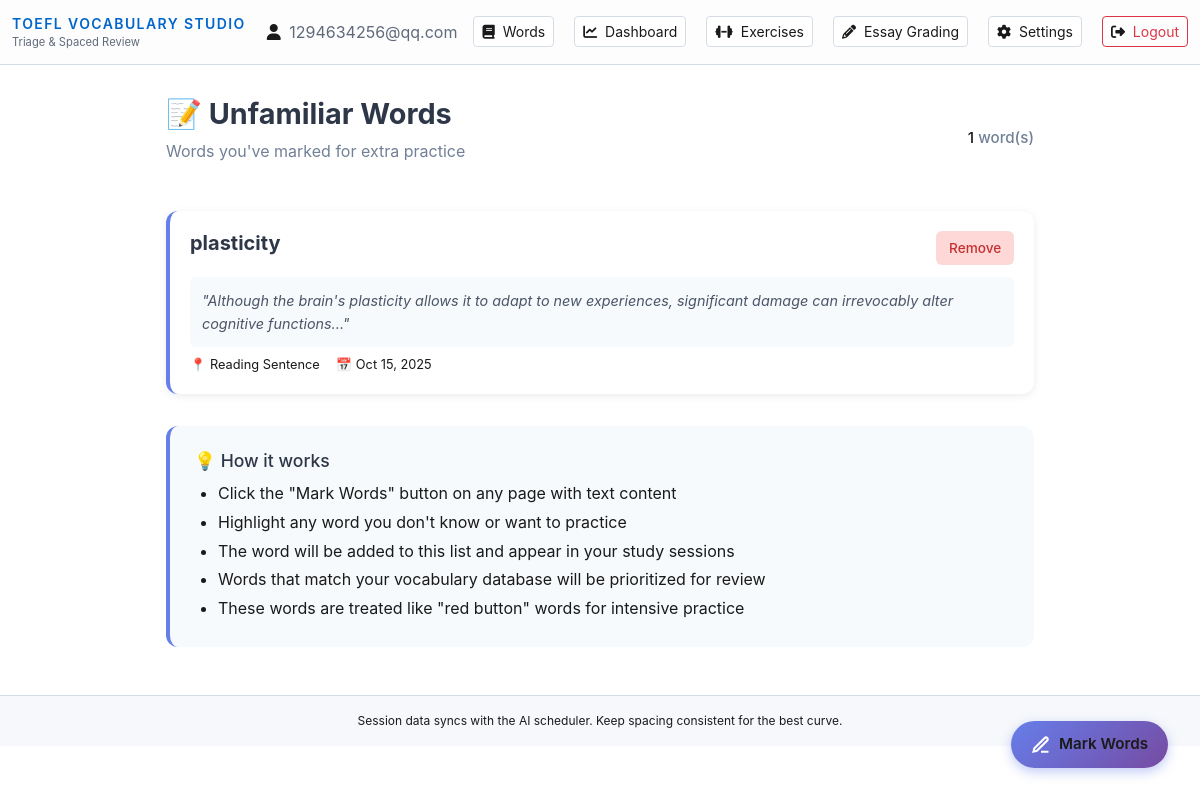
/vocab/unfamiliar-words (signed in), run on an earlier commit of the app's database.
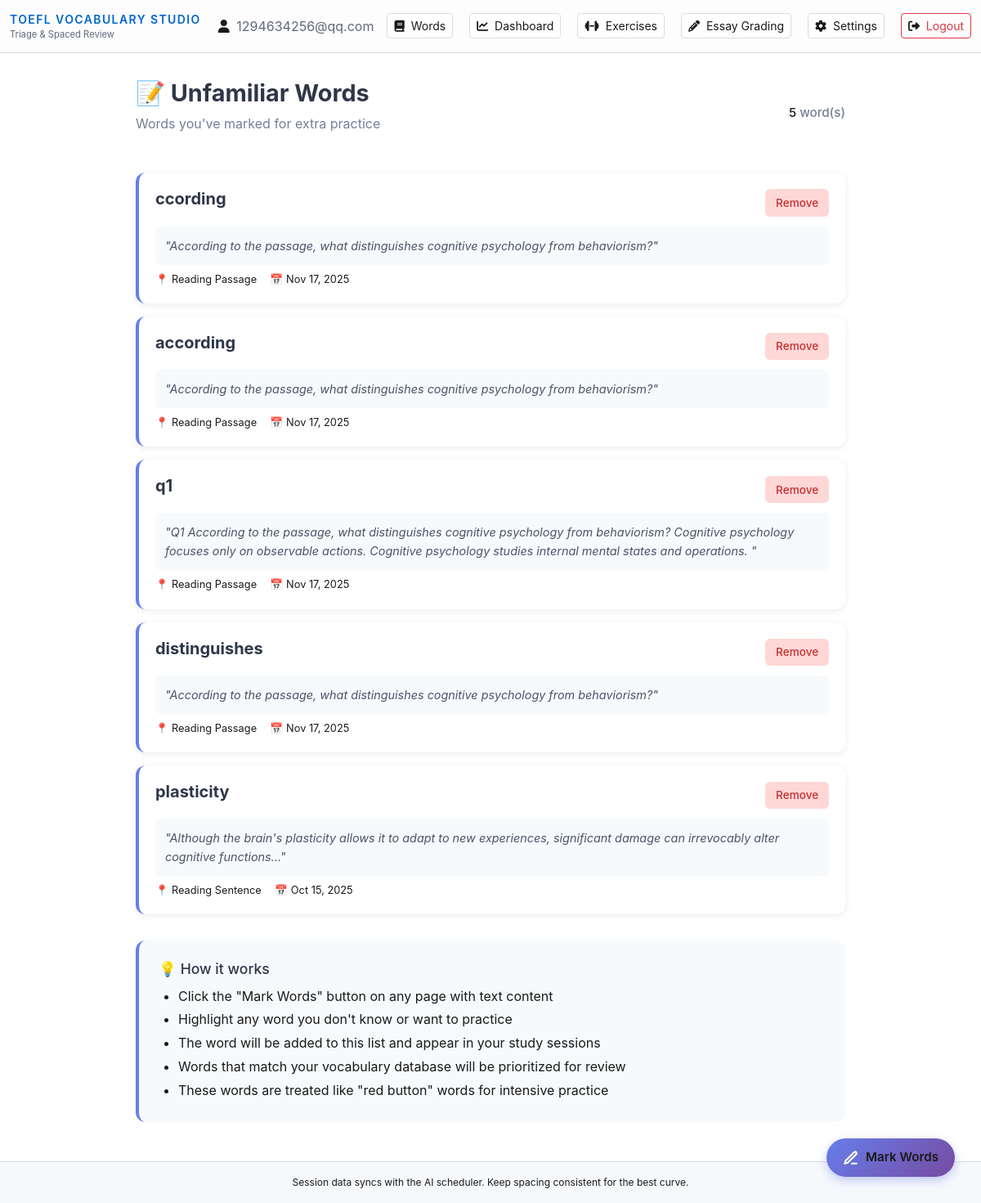
And on a later commit of the database.
### models.py (models this page shows, shortened)
class User(db.Model):
    __tablename__ = 'users'
    id = db.Column(db.Integer, primary_key=True, index=True)
    email = db.Column(db.String(255), unique=True, index=True, nullable=False)
    password_hash = db.Column(db.String(255), nullable=False)
    daily_goal = db.Column(db.Integer, default=20, nullable=False)
    created_at = db.Column(db.DateTime(timezone=True), default=utcnow, nullable=False)
    words = db.relationship('UserWord', back_populates='user', cascade='all, delete-orphan')
    reviews = db.relationship('ReviewLog', back_populates='user', cascade='all, delete-orphan')

class UnfamiliarWord(db.Model):
    __tablename__ = 'unfamiliar_words'
    __table_args__ = (
        db.UniqueConstraint('user_id', 'word_text', name='uq_user_unfamiliar_word'),
    )
    id = db.Column(db.Integer, primary_key=True)
    user_id = db.Column(db.Integer, db.ForeignKey('users.id', ondelete='CASCADE'), nullable=False)
    word_text = db.Column(db.String(255), nullable=False, index=True)
    context = db.Column(db.Text, nullable=True)  # The sentence/paragraph where the word was found
    source = db.Column(db.String(100), nullable=True)  # e.g., 'reading_passage', 'exercise', etc.
    created_at = db.Column(db.DateTime(timezone=True), default=utcnow, nullable=False)
    user = db.relationship('User', backref='unfamiliar_words')

### app.py (the view)
@app.route('/vocab/unfamiliar-words')
@login_required
def unfamiliar_words_page():
    user = get_current_user()
    if not user:
        return redirect(url_for('login'))
    words = UnfamiliarWord.query.filter_by(user_id=user.id).order_by(
        UnfamiliarWord.created_at.desc()
    ).all()
    return render_template('unfamiliar_words.html', user=user, words=words)

### app.py (called while the page is built)
@app.before_request
def _assign_request_id():
    rid = request.headers.get("X-Request-Id") or request.headers.get("CF-Ray") or uuid4().hex[:12]
    g.request_id = rid
    g._request_start = time.monotonic()

@app.after_request
def _log_request(response):
    start = getattr(g, "_request_start", None)
    if start is not None:
        elapsed_ms = int((time.monotonic() - start) * 1000)
        current_app.logger.info("%s %s -> %s (%sms)", request.method, request.path, response.status_code, elapsed_ms)
    response.headers["X-Request-Id"] = getattr(g, "request_id", "-")
    return response

### utils.py (called while the page is built)
def login_required(f):
    @wraps(f)
    def decorated_function(*args, **kwargs):
        if 'user_id' not in session:
            flash('Please log in to access this page.', 'warning')
            return redirect(url_for('login'))
        return f(*args, **kwargs)
    return decorated_function

def get_current_user():
    user_id = session.get('user_id')
    if user_id:
        return User.query.get(user_id)
    return None

### templates/unfamiliar_words.html (shortened to what this page needs)
{% extends "base.html" %}
{% block head %}
<link rel="stylesheet" href="{{ url_for('static', filename='css/unfamiliar_words.css') }}">
{% endblock %}
{% block content %}
<div class="unfamiliar-words-container">
    <div class="unfamiliar-words-header">
        <div>
            <h2>📝 Unfamiliar Words</h2>
            <p style="color: #718096; margin-top: 0.5rem;">Words you've marked for extra practice</p>
        </div>
        <div class="unfamiliar-words-count">
            <span id="word-count">{{ words|length }}</span> word(s)
        </div>
    </div>
    {% if words %}
    <div class="unfamiliar-words-list" id="words-list">
        {% for uw in words %}
        <div class="unfamiliar-word-card" data-word-id="{{ uw.id }}">
            <div class="unfamiliar-word-header">
                <h3 class="unfamiliar-word-text">{{ uw.word_text }}</h3>
                <div class="unfamiliar-word-actions">
                    <button class="unfamiliar-word-btn btn-remove" onclick="removeWord({{ uw.id }}, '{{ uw.word_text }}')">
                        Remove
                    </button>
                </div>
            </div>
            {% if uw.context %}
            <div class="unfamiliar-word-context">
                "{{ uw.context }}"
            </div>
            {% endif %}
            <div class="unfamiliar-word-meta">
                {% if uw.source %}
                <div class="unfamiliar-word-source">
                    <span>📍</span>
                    <span>{{ uw.source|replace('_', ' ')|title }}</span>
                </div>
                {% endif %}
                <div class="unfamiliar-word-date">
                    <span>📅</span>
                    <span>{{ uw.created_at.strftime('%b %d, %Y') }}</span>
                </div>
            </div>
        </div>
        {% endfor %}
    </div>
    {% endif %}
    <div style="margin-top: 2rem; padding: 1.5rem; background: #f7fafc; border-radius: 0.75rem; border-left: 4px solid #667eea;">
        <h4 style="margin: 0 0 0.5rem 0; color: #2d3748; font-size: 1.1rem;">💡 How it works</h4>
        <ul style="margin: 0; padding-left: 1.5rem; color: #4a5568; line-height: 1.8;">
            <li>Click the "Mark Words" button on any page with text content</li>
            <li>Highlight any word you don't know or want to practice</li>
            <li>The word will be added to this list and appear in your study sessions</li>
            <li>Words that match your vocabulary database will be prioritized for review</li>
            <li>These words are treated like "red button" words for intensive practice</li>
        </ul>
    </div>
</div>
{% endblock %}

### templates/base.html (shortened to what this page needs)
<!DOCTYPE html>
<html lang="en">
<head>
    <link href="https://cdn.jsdelivr.net/npm/bootstrap@5.3.2/dist/css/bootstrap.min.css" rel="stylesheet">
    <link href="https://cdnjs.cloudflare.com/ajax/libs/font-awesome/6.4.0/css/all.min.css" rel="stylesheet">
    <link rel="stylesheet" href="{{ url_for('static', filename='css/unfamiliar_words.css') }}">
    {% block head %}{% endblock %}
</head>
<body>
    <nav class="navbar navbar-light">
        <div class="container-fluid">
            <a class="navbar-brand d-flex flex-column" href="{{ url_for('index') }}">
                <span class="brand-text">TOEFL Vocabulary Studio</span>
                <small class="text-muted" style="font-size: 0.7rem;">Triage & Spaced Review</small>
            </a>
            <div class="d-flex align-items-center gap-3">
                {% if session.user_id %}
                    <span class="text-muted">
                        <i class="fas fa-user me-1"></i>
                        {{ session.user_email }}
                    </span>
                    <a href="{{ url_for('browse_words') }}" class="btn btn-sm btn-outline-light me-1">
                        <i class="fas fa-book me-1"></i> Words
                    </a>
                    <a href="{{ url_for('main_dashboard') }}" class="btn btn-sm btn-outline-light me-1">
                        <i class="fas fa-chart-line me-1"></i> Dashboard
                    </a>
                    <a href="{{ url_for('exercises_hub') }}" class="btn btn-sm btn-outline-light me-1">
                        <i class="fas fa-dumbbell me-1"></i> Exercises
                    </a>
                    <a href="{{ url_for('essay_grading_home') }}" class="btn btn-sm btn-outline-light me-1">
                        <i class="fas fa-pencil-alt me-1"></i> Essay Grading
                    </a>
                    <a href="{{ url_for('settings') }}" class="btn btn-sm btn-outline-light me-1">
                        <i class="fas fa-cog me-1"></i> Settings
                    </a>
                    <a href="{{ url_for('logout') }}" class="btn btn-sm btn-outline-danger">
                        <i class="fas fa-sign-out-alt me-1"></i> Logout
                    </a>
                {% else %}
                    <a href="{{ url_for('login') }}" class="btn btn-sm btn-outline-light">Login</a>
                    <a href="{{ url_for('register') }}" class="btn btn-sm btn-primary">Register</a>
                {% endif %}
            </div>
        </div>
    </nav>
    <main class="container my-4">
        {% block content %}{% endblock %}
    </main>
    <footer class="footer text-center py-3 mt-5">
        <div class="container">
            Session data syncs with the AI scheduler. Keep spacing consistent for the best curve.
        </div>
    </footer>
</body>
</html>

### static/css/unfamiliar_words.css (style rules this page uses)
.word-selectable { cursor: text; user-select: text; }
.unfamiliar-words-container { max-width: 900px; margin: 2rem auto; padding: 0 1rem; }
.unfamiliar-words-header { display: flex; justify-content: space-between; align-items: center; margin-bottom: 2rem; }
.unfamiliar-words-header h2 { font-size: 1.8rem; font-weight: 700; color: #2d3748; }
.unfamiliar-words-count { font-size: 0.95rem; color: #718096; font-weight: 500; }
.unfamiliar-words-list { display: grid; gap: 1rem; }
.unfamiliar-word-card { background: white; border-radius: 0.75rem; padding: 1.25rem; box-shadow: 0 2px 8px rgba(0, 0, 0, 0.08); transition: all 0.2s ease; border-left: 4px solid #667eea; }
.unfamiliar-word-header { display: flex; justify-content: space-between; align-items: flex-start; margin-bottom: 0.75rem; }
.unfamiliar-word-text { font-size: 1.25rem; font-weight: 700; color: #2d3748; margin: 0; }
.unfamiliar-word-actions { display: flex; gap: 0.5rem; }
.unfamiliar-word-btn { padding: 0.4rem 0.8rem; border: none; border-radius: 0.375rem; font-size: 0.85rem; font-weight: 500; cursor: pointer; transition: all 0.2s ease; }
.btn-remove { background: #fed7d7; color: #c53030; }
.unfamiliar-word-context { font-size: 0.9rem; color: #4a5568; line-height: 1.6; font-style: italic; margin-bottom: 0.5rem; padding: 0.75rem; background: #f7fafc; border-radius: 0.375rem; }
.unfamiliar-word-meta { display: flex; gap: 1rem; font-size: 0.8rem; color: #a0aec0; }
.unfamiliar-word-source, .unfamiliar-word-date { display: flex; align-items: center; gap: 0.25rem; }

### templates/base.html (style rules this page uses)
:root { --toefl-bg: #ffffff; --toefl-text: #1a1a1a; --toefl-text-light: #606a7b; --toefl-border: #d7dde7; --toefl-border-light: #e7ecf5; --toefl-primary: #0066cc; --toefl-primary-hover: #0052a3; --toefl-success: #28a745; --toefl-danger: #dc3545; --toefl-warning: #ffc107; --toefl-info: #17a2b8; --toefl-highlight: #fff6cc; --toefl-highlight-blue: #e3f1ff; --toefl-highlight-green: #e6f8ee; --toefl-gray-bg: #f6f8fb; --toefl-nav-bg: #fdfdfd; --slate-900: #f4f7fb; --slate-800: #ecf0f8; --slate-700: #e2e7f3; --slate-400: #6f7d96; --slate-300: #8291aa; --slate-200: #c9d4e6; --slate-100: #1a1f2b; --slate-700-rgb: 226, 231, 243; --teal-500: #0d9488; --teal-400: #0ea5e9; --teal-300: #38bdf8; --teal-200: #bae6fd; --amber-400: #f59e0b; --amber-300: #fbbf24; --amber-200: #fde68a; --rose-400: #fb7185; --rose-300: #fda4af; --rose-200: #fecdd3; --emerald-400: #34d399; --emerald-300: #6ee7b7; --cyan-400: #22d3ee; --purple: #a855f7; --purple-300: #c4b5fd; --blue: #2563eb; --blue-300: #60a5fa; --green: #22c55e; --orange: #fb923c; --gray-300: #d1d5db; --gray-200: #e5e7eb; }
body { background: var(--toefl-bg); color: var(--toefl-text); min-height: 100vh; font-family: -apple-system, BlinkMacSystemFont, 'Segoe UI', Roboto, Oxygen, Ubuntu, Cantarell, sans-serif; }
.navbar { background: var(--toefl-nav-bg); border-bottom: 1px solid var(--toefl-border); }
.text-muted { color: var(--toefl-text-light) !important; }
.brand-text { color: var(--toefl-primary); font-weight: 600; text-transform: uppercase; letter-spacing: 0.1em; font-size: 0.875rem; }
.footer { background: var(--toefl-gray-bg); border-top: 1px solid var(--toefl-border); color: var(--toefl-text-light); font-size: 0.75rem; }
p, h1, h2, h3, h4, h5, h6, label, span, div, li, td, th { color: var(--toefl-text); }
strong, b, em, i { color: var(--toefl-text); }
a:not(.btn) { color: var(--toefl-primary); }
.btn-outline-light { color: var(--toefl-text); border-color: var(--toefl-border); background: white; }
.btn-outline-danger { color: var(--toefl-danger); border-color: var(--toefl-danger); }

What changed in the data, as far as the page shows it:
added UnfamiliarWord: word_text "ccording", context "According to the passage, what distinguishes cognitive psychology from behaviorism?", source "Reading Passage", created_at "Nov 17, 2025"
added UnfamiliarWord: word_text "according", context "According to the passage, what distinguishes cognitive psychology from behaviorism?", source "Reading Passage", created_at "Nov 17, 2025"
added UnfamiliarWord: word_text "q1", context "Q1 According to the passage, what distinguishes cognitive psychology from behaviorism? Cognitive psychology focuses only on observable actions. Cognitive psychology studies internal mental states and operations.", source "Reading Passage", created_at "Nov 17, 2025"
added UnfamiliarWord: word_text "distinguishes", context "According to the passage, what distinguishes cognitive psychology from behaviorism?", source "Reading Passage", created_at "Nov 17, 2025"
Also different on the page:
{{ words|length }}: "1" → "5"
